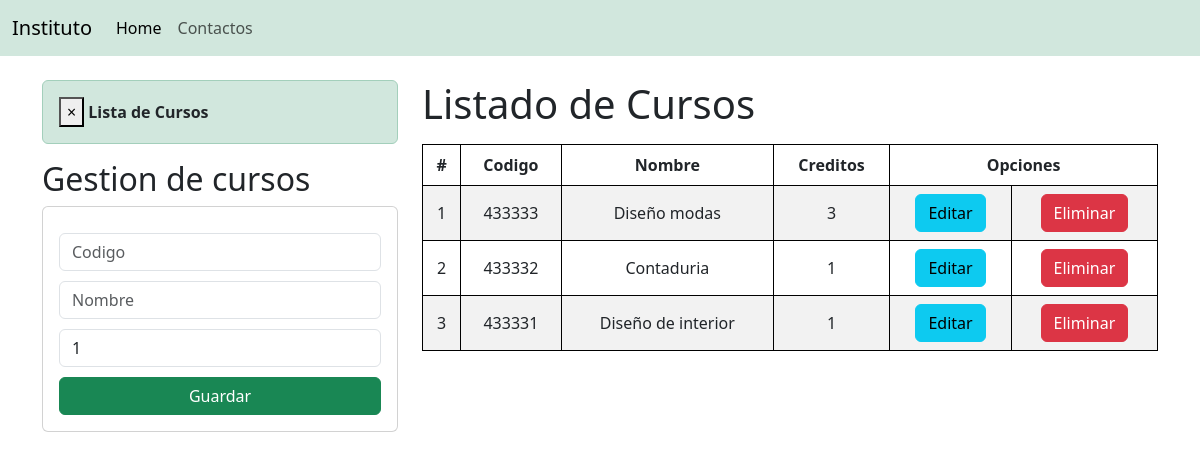
The page / on the database its author committed.
### aplicaciones/academico/models.py (models this page shows, shortened)
class Curso(models.Model):
    codigo = models.CharField(max_length=6,primary_key=True)
    nombre = models.CharField(max_length=50)
    creditos = models.PositiveSmallIntegerField()

### aplicaciones/academico/views.py (the view)
# urls.py: path('', views.home),
def home(request):
    cursos = Curso.objects.all()
    messages.success(request,'Lista de Cursos')
    return render(request, "gestioncursos.html",{"cursos": cursos})

### aplicaciones/academico/templates/gestioncursos.html (shortened to what this page needs)
{% extends "./base.html" %}
{% block body %}
<div class="row">
    <div class="col-sm-12 col-md-6 col-lg-4 col-xl-4">
        {% if messages %}
            {% for message in messages%}
            <div class="alert alert-dismissible alert-success">
                <button type="button" class="close" data-bs-dismiss="alert">&times;</button>
                <strong class="text-dark">{{ message }}</strong>
            </div>
            {% endfor %}
        {% endif %}
        <h2>Gestion de cursos</h2>
        <div class="card">
            <div class="card-body">
                <form action="/registrarcurso/" method="POST">{% csrf_token %}
                    <div class="form-group" style="margin-top: 10px;">
                        <input type="text" name="textcodigo" id="textcodigo" class="form-control" placeholder="Codigo" minlength="6" maxlength="6" required>
                    </div>
                    <div class="form-group" style="margin-top: 10px;">
                        <input type="text" name="textnombre" id="textnombre" class="form-control" placeholder="Nombre"  maxlength="50" required>
                    </div>
                    <div class="form-group" style="margin-top: 10px;">
                        <input type="text" name="numcredito" id="numcredito" class="form-control"  minlength="1" maxlength="9"  value="1" required>
                    </div>
                    <div class="form-group" style="margin-top: 10px;">
                        <button type="submit" class="btn btn-success btn-block text-white" style="width: 100%;">Guardar</button>
                    </div>
                </form>
            </div>
        </div>
    </div>
    <div class="col-sm-12 col-md-6 col-lg-8 col-xl-8">
        <h1>Listado de Cursos</h1>
        <div class="table-responsive py-2">
            <table class="table table-striped">
                <thead>
                    <tr>
                        <th>#</th>
                        <th>Codigo</th>
                        <th>Nombre</th>
                        <th>Creditos</th>
                        <th colspan="2"><center>Opciones</center></th>
                    </tr>
                </thead>
                <tbody>
                    {% for c in cursos %}
                    <tr>
                        <td>{{forloop.counter}}</td>
                        <td>{{c.codigo}}</td>
                        <td>{{c.nombre}}</td>
                        <td>{{c.creditos}}</td>
                        <td><center><a href="edicioncurso/{{c.codigo}}" class="btn btn-info">Editar</a></center></td>
                        <td><center><a href="eliminarcurso/{{c.codigo}}" class="btn btn-danger btneliminacion">Eliminar</a></center></td>
                    </tr>
                    {% endfor %}
                </tbody>
            </table>
        </div>
    </div>
</div>
{% endblock %}

### aplicaciones/academico/static/css/gestioncurso.css (style rules this page uses)
th, td { text-align: center; vertical-align: middle; border: 1px solid #000000; }

### rows shown on the page
Curso: codigo "433333", nombre "Diseño modas", creditos "3"
Curso: codigo "433332", nombre "Contaduria", creditos "1"
Curso: codigo "433331", nombre "Diseño de interior", creditos "1"

### other values the page prints
{{ message }} "Lista de Cursos"
